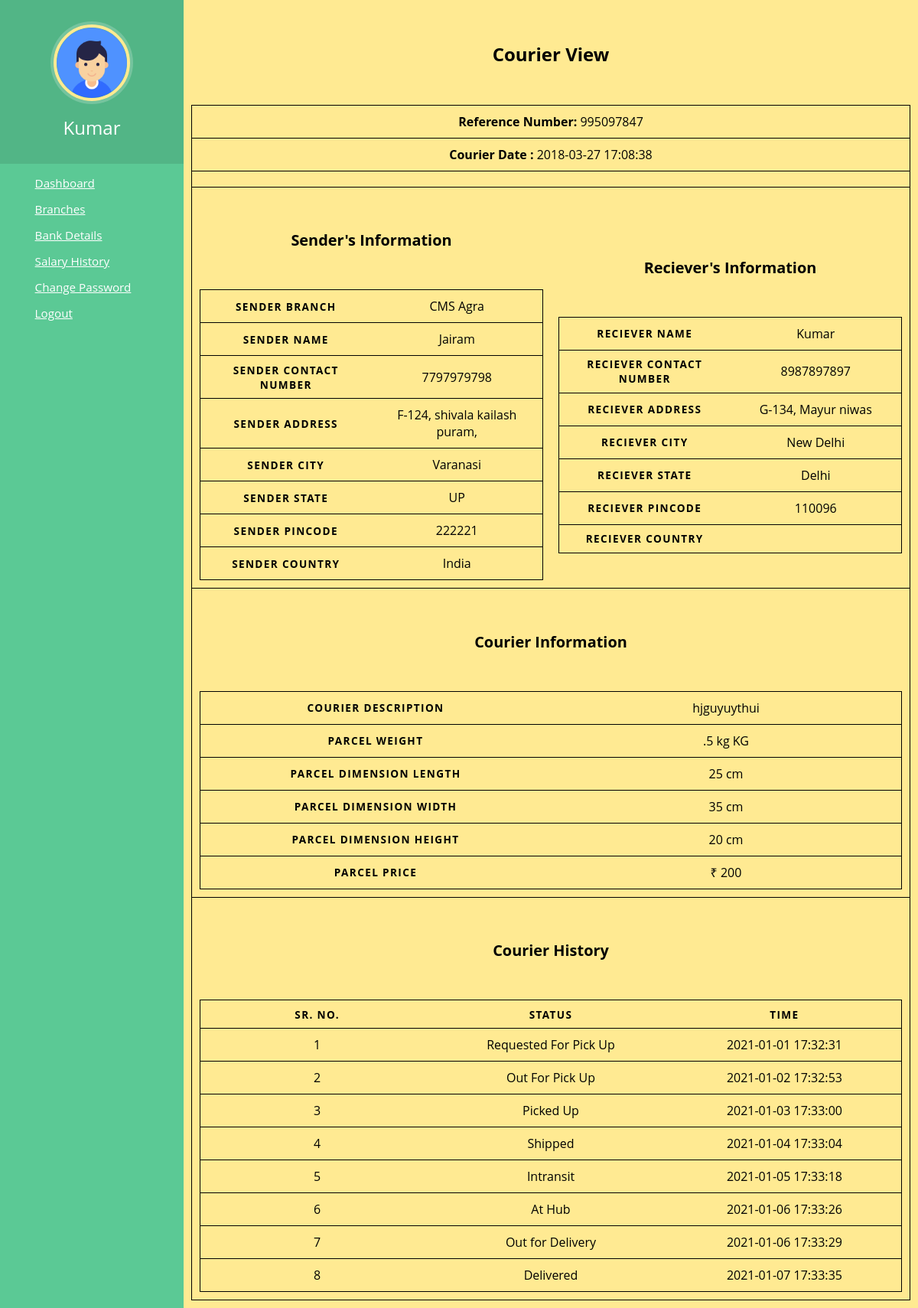
Page /staff/view.php?track=995097847 (signed in) on the committed database.
### tables this page shows
CREATE TABLE `tblstaff` (
  `ID` int(10) NOT NULL,
  `BranchName` varchar(120) DEFAULT NULL,
  `StaffName` varchar(120) DEFAULT NULL,
  `StaffMobilenumber` bigint(11) DEFAULT NULL,
  `StaffEmail` varchar(120) DEFAULT NULL,
  `StaffPassword` varchar(120) DEFAULT NULL,
  `StaffRegdate` timestamp NOT NULL DEFAULT current_timestamp(),
  `bankstatus` int(1) NOT NULL DEFAULT 0,
  `rate` int(11) NOT NULL,
  `paidsalary` int(11) NOT NULL DEFAULT 0
);

CREATE TABLE `tblcourier` (
  `ID` int(11) NOT NULL,
  `RefNumber` varchar(120) DEFAULT NULL,
  `cid` int(11) NOT NULL DEFAULT 0,
  `SenderBranch` varchar(120) DEFAULT NULL,
  `SenderName` varchar(120) DEFAULT NULL,
  `SenderContactnumber` bigint(11) DEFAULT NULL,
  `SenderAddress` varchar(120) DEFAULT NULL,
  `SenderCity` varchar(120) DEFAULT NULL,
  `SenderState` varchar(120) DEFAULT NULL,
  `SenderPincode` varchar(120) DEFAULT NULL,
  `SenderCountry` varchar(120) DEFAULT NULL,
  `RecipientName` varchar(120) DEFAULT NULL,
  `RecipientContactnumber` bigint(11) DEFAULT NULL,
  `RecipientAddress` varchar(120) DEFAULT NULL,
  `RecipientCity` varchar(120) DEFAULT NULL,
  `RecipientState` varchar(120) DEFAULT NULL,
  `RecipientPincode` varchar(120) DEFAULT NULL,
  `RecipientCountry` varchar(120) DEFAULT NULL,
  `CourierDes` varchar(250) DEFAULT NULL,
  `ParcelWeight` varchar(120) DEFAULT NULL,
  `ParcelDimensionlen` varchar(120) DEFAULT NULL,
  `ParcelDimensionwidth` varchar(120) DEFAULT NULL,
  `ParcelDimensionheight` varchar(120) DEFAULT NULL,
  `ParcelPrice` varchar(120) DEFAULT NULL,
  `Status` varchar(120) DEFAULT NULL,
  `payment` tinyint(1) NOT NULL DEFAULT 0,
  `staffName` varchar(20) DEFAULT NULL,
  `CourierDate` timestamp NOT NULL DEFAULT current_timestamp(),
  `statusdate` timestamp NULL DEFAULT NULL
);

CREATE TABLE `couriertracking` (
  `id` int(11) NOT NULL,
  `courierid` int(11) NOT NULL,
  `rqtpickup` timestamp NOT NULL DEFAULT current_timestamp(),
  `outpick` timestamp NULL DEFAULT NULL,
  `pickedup` timestamp NULL DEFAULT NULL,
  `shipped` timestamp NULL DEFAULT NULL,
  `intransit` timestamp NULL DEFAULT NULL,
  `athub` timestamp NULL DEFAULT NULL,
  `outdeli` timestamp NULL DEFAULT NULL,
  `delivered` timestamp NULL DEFAULT NULL
);

### staff/view.php (the view, shortened to what this page needs)
<?php
include('../includes/dbconnection.php');
if (strlen($_SESSION['cmsaid']==0)) {
  header('location:logout.php');
  } else{
  ?>
<html lang="en">
<head>
    <link href="./css/header.css" rel="stylesheet"/>
    <link href="./view.css" rel="stylesheet"/>
    <link href="./css/table.css" rel="stylesheet">
</head>
<body class="fixed-left">
<?php include_once('./include/header.php');?>
      <div id="wrapper">
        <table name="table1">
        <caption> <h4 >Courier View</h4></caption>
        <tbody>
<?php
$cid=$_GET['track'];
$ret=mysqli_query($con,"select * from tblcourier where RefNumber='$cid'");
$cid1=0;
while ($row=mysqli_fetch_array($ret)) {
    $cid1=$row["ID"];
?>
            <tr>
            <td scope="row" colspan=2><?php echo "<p><strong>Reference Number:</strong> ".$cid."</p>";?></td>
            </tr>
            <tr>
            <td scope="row" colspan=2><?php echo "<p><strong>Courier Date :</strong> ".$row['CourierDate']."</p>";?></td>
            </tr>
            <tr>
            <td scope="row" colspan=2></td>
            </tr>
            <tr>
            <td scope="row" >
                <table id="table2" >
                <caption> <h5 >Sender's Information</h5></caption>
                    <tr>
                        <th scope="row">Sender Branch</th>
                        <td><?php $city= $row['SenderBranch']; echo $row['SenderBranch'];?></td>
                    </tr>
                    <tr>
                        <th scope="row">Sender Name</th>
                        <td><?php  echo $row['SenderName'];?></td>
                    </tr>
                    <tr>
                        <th scope="row">Sender Contact Number</th>
                        <td><?php  echo $row['SenderContactnumber'];?></td>
                    </tr>
                    <tr>
                        <th scope="row"> Sender Address</th>
                        <td><?php  echo $row['SenderAddress'];?></td>
                    </tr>
                    <tr>
                        <th scope="row">Sender City</th>
                        <td><?php  echo $row['SenderCity'];?></td>
                    </tr>
                    <tr>
                        <th scope="row">Sender State</th>
                        <td><?php  echo $row['SenderState'];?></td>
                    </tr>
                    <tr>
                        <th>Sender Pincode</th>
                        <td><?php  echo $row['SenderPincode'];?></td>
                    </tr>
                    <tr>
                        <th>Sender Country</th>
                        <td><?php  echo $row['SenderCountry'];?></td>
                    </tr>
                    </table>
             </td>
             <td scope="row" >
                <table id="table3" >
                <caption> <h5 >Reciever's Information</h5></caption>
                    <tr>
                        <th scope="row">Reciever Name</th>
                        <td><?php  echo $row['RecipientName'];?></td>
                    </tr>
                    <tr>
                        <th scope="row">Reciever Contact Number</th>
                        <td><?php  echo $row['RecipientContactnumber'];?></td>
                    </tr>
                    <tr>
                        <th scope="row"> Reciever Address</th>
                        <td><?php  echo $row['RecipientAddress'];?></td>
                    </tr>
                    <tr>
                        <th scope="row">Reciever City</th>
                        <td><?php  echo $row['RecipientCity'];?></td>
                    </tr>
                    <tr>
                        <th scope="row">Reciever State</th>
                        <td><?php  echo $row['RecipientState'];?></td>
                    </tr>
                    <tr>
                        <th>Reciever Pincode</th>
                        <td><?php  echo $row['RecipientPincode'];?></td>
                    </tr>
                    <tr>
                        <th>Reciever Country</th>
                        <td><?php  echo $row['RecipientCountry'];?></td>
                    </tr>
                    </table>
             </td>
            </tr>
            <tr>
                <td scope="row" colspan="2">
                    <table id="table4" >
                    <caption > <h5 >Courier Information</h5></caption>
                    <tr>
                        <th>Courier Description</th>
                        <td><?php  echo $row['CourierDes'];?></td>
                    </tr>
                    <tr>
                        <th>Parcel Weight</th>
                        <td><?php  echo $row['ParcelWeight']." KG";?></td>
                    </tr>
                    <tr>
                        <th>Parcel Dimension Length</th>
                        <td><?php  echo $row['ParcelDimensionlen']." cm";?></td>
                    </tr>
                    <tr>
                        <th>Parcel Dimension Width</th>
                        <td><?php  echo $row['ParcelDimensionwidth']." cm";?></td>
                    </tr>
                    <tr>
                        <th>Parcel Dimension Height</th>
                        <td><?php  echo $row['ParcelDimensionheight']." cm";?></td>
                    </tr>
                    <tr>
                        <th>Parcel Price</th>
                        <td><?php  echo "₹ ".$row['ParcelPrice'];?></td>
                    </tr>
                    </table>
                </td>
            </tr>
            <?php } ?>
            <tr>
                <td scope="row" colspan="2">
                    <table id="table5" >
                    <caption > <h5 >Courier History</h5></caption>
                    <thead>
                        <tr>
                            <th scope="col">SR. NO.</th>
                            <th scope="col">Status</th>
                            <th scope="col">Time</th>
                        </tr>
                    </thead>
                    <tbody>
                    <?php
                    $index=0;
                    $ret1=mysqli_query($con1,"select * from couriertracking where courierid=".$cid1);
                    while ($row1=mysqli_fetch_array($ret1)) { ?>
                    <?php   if($row1["rqtpickup"]!=""){ $index++;?>
                        <tr>
                            <td scope="row" data-label="SR. NO.">1</td>
                            <td data-label="Status">Requested For Pick Up</td>
                            <td data-label="Time"> <?php echo $row1["rqtpickup"];?></td>
                        </tr>
                    <?php }?>
                    <?php   if($row1["outpick"]!=""){ $index++;?>
                        <tr>
                            <td scope="row" data-label="SR. NO.">2</td>
                            <td data-label="Status">Out For Pick Up</td>
                            <td data-label="Time"> <?php echo $row1["outpick"];?></td>
                        </tr>
                    <?php }?>
                    <?php   if($row1["pickedup"]!=""){ $index++;?>
                        <tr>
                            <td scope="row" data-label="SR. NO.">3</td>
                            <td data-label="Status">Picked Up</td>
                            <td data-label="Time"> <?php echo $row1["pickedup"];?></td>
                        </tr>
                    <?php } ?>
                    <?php   if($row1["shipped"]!=""){ $index++;?>
                        <tr>
                            <td scope="row" data-label="SR. NO.">4</td>
                            <td data-label="Status">Shipped</td>
                            <td data-label="Time"> <?php echo $row1["shipped"];?></td>
                        </tr>
                    <?php } ?>
                    <?php   if($row1["intransit"]!=""){ $index++;?>
                        <tr>
                            <td scope="row" data-label="SR. NO.">5</td>
                            <td data-label="Status">Intransit</td>
                            <td data-label="Time"> <?php echo $row1["intransit"];?></td>
                        </tr>
                    <?php } ?>
                    <?php   if($row1["athub"]!=""){ $index++;?>
                        <tr>
                            <td scope="row" data-label="SR. NO.">6</td>
                            <td data-label="Status">At Hub</td>
                            <td data-label="Time"> <?php echo $row1["athub"];?></td>
                        </tr>
                    <?php } ?>
                    <?php   if($row1["outdeli"]!=""){ $index++;?>
                        <tr>
                            <td scope="row" data-label="SR. NO.">7</td>
                            <td data-label="Status">Out for Delivery</td>
                            <td data-label="Time"> <?php echo $row1["outdeli"];?></td>
                        </tr>
                    <?php } ?>
                    <?php   if($row1["delivered"]!=""){ $index++;?>
                        <tr>
                            <td scope="row" data-label="SR. NO.">8</td>
                            <td data-label="Status">Delivered</td>
                            <td data-label="Time"> <?php echo $row1["delivered"];?></td>
                        </tr>
                    <?php } }?>
                    </tbody>
                    </table>
                </td>
            </tr>
        </tbody>
</table>
    </body>
</html>
<?php }  ?>

### staff/include/header.php (shortened to what this page needs)
<?php
$admid=$_SESSION['cmsaid'];
$ret=mysqli_query($con,"select StaffName,bankstatus from tblstaff where ID='$admid'");
$row=mysqli_fetch_array($ret);
$fname=$row['StaffName'];
?>
<nav class="menu" tabindex="0">
  <header class="avatar">
		<img src="../includes/user.png " />
    <h2><?php echo $fname; ?></h2>
  </header>
	<ul>
  <li tabindex="0" class="icon-dashboard"><a href="dashboard.php"><span>Dashboard</span></a></li>
  <li tabindex="0" class="icon-shop"><a href="branch.php"><span>Branches</span></a></li>
  <li tabindex="0" class="icon-shop"><a href="bankdetails.php"><span>Bank Details</span></a></li>
    <li tabindex="0" class="icon-history"><a href="transactions.php"><span>Salary History</span></a></li>
    <li tabindex="0" class="icon-change"><a href="changepassword.php"><span>Change Password</span></a></li>
    <li tabindex="0" class="icon-logout"><a href="../includes/logout.php"><span>Logout</span></a></li>
  </ul>
</nav>

### staff/css/header.css (style rules this page uses)
body { background: #ffea92; margin: 0; font-family: "Open Sans", Helvetica Neue, Helvetica, Arial, sans-serif; color: #fff; padding-left: 240px; }
li a,a:visited { color:white; }
.menu { background: #5bc995; height: 100%; width: 240px; position: fixed; top: 0; left: 0; z-index: 5; outline: none; }
.menu .avatar { background: rgba(0, 0, 0, 0.1); padding: 2em 0.5em; text-align: center; }
.menu .avatar img { width: 100px; border-radius: 50%; overflow: hidden; border: 4px solid #ffea92; box-shadow: 0 0 0 4px rgba(255, 255, 255, 0.2); }
.menu .avatar h2 { font-weight: normal; margin-bottom: 0; }
.menu ul { list-style: none; padding: 0.5em 0; margin: 0; }
.menu ul li { padding: 0.5em 1em 0.5em 3em; font-size: 0.95em; font-weight: regular; background-repeat: no-repeat; background-position: left 15px center; background-size: auto 20px; transition: all 0.15s linear; cursor: pointer; }
.menu ul li.icon-dashboard { background-image: url("http://www.entypo.com/images//gauge.svg"); }
.menu ul li.icon-shop { background-image: url("http://www.entypo.com/images//shop.svg"); }
.menu ul li.icon-history { background-image: url("http://www.entypo.com/images//back-in-time.svg"); }
.menu ul li.icon-change { background-image: url("http://www.entypo.com/images//cog.svg"); }
.menu ul li.icon-logout { background-image: url("http://www.entypo.com/images//log-out.svg"); }

### admin/css/view.css (style rules this page uses)
#wrapper { box-sizing: border-box; margin: 10px; border-style: dotted black; }
a span { color:white; }

### staff/css/table.css (style rules this page uses)
body { font-family: "Open Sans", sans-serif; line-height: 1.25; }
table { color:black; background: transparent; border: 1px solid #ccc; border-collapse: collapse; margin: 0; padding: 0; width: 100%; table-layout: fixed; }
table caption { font-size: 1.5em; margin: .5em 0 .75em; }
table tr { border: 1px solid rgb(0, 0, 0); padding: .35em; }
table th, table td { padding: .625em; text-align: center; overflow-wrap: break-word; }
table th { font-size: .85em; letter-spacing: .1em; text-transform: uppercase; }

### rows in the picture
tblstaff: StaffName "Kumar"
tblcourier: CourierDate "2018-03-27 17:08:38", SenderBranch "CMS Agra", SenderName "Jairam", SenderContactnumber "7797979798", SenderAddress "F-124, shivala kailash puram,", SenderCity "Varanasi", SenderState "UP", SenderPincode "222221", SenderCountry "India", RecipientName "Kumar", RecipientContactnumber "8987897897", RecipientAddress "G-134, Mayur niwas", RecipientCity "New Delhi", RecipientState "Delhi", RecipientPincode "110096", CourierDes "hjguyuythui", ParcelWeight ".5 kg", ParcelDimensionlen "25", ParcelDimensionwidth "35", ParcelDimensionheight "20", ParcelPrice "200"
couriertracking: rqtpickup "2021-01-01 17:32:31", outpick "2021-01-02 17:32:53", pickedup "2021-01-03 17:33:00", shipped "2021-01-04 17:33:04", intransit "2021-01-05 17:33:18", athub "2021-01-06 17:33:26", outdeli "2021-01-06 17:33:29", delivered "2021-01-07 17:33:35"
